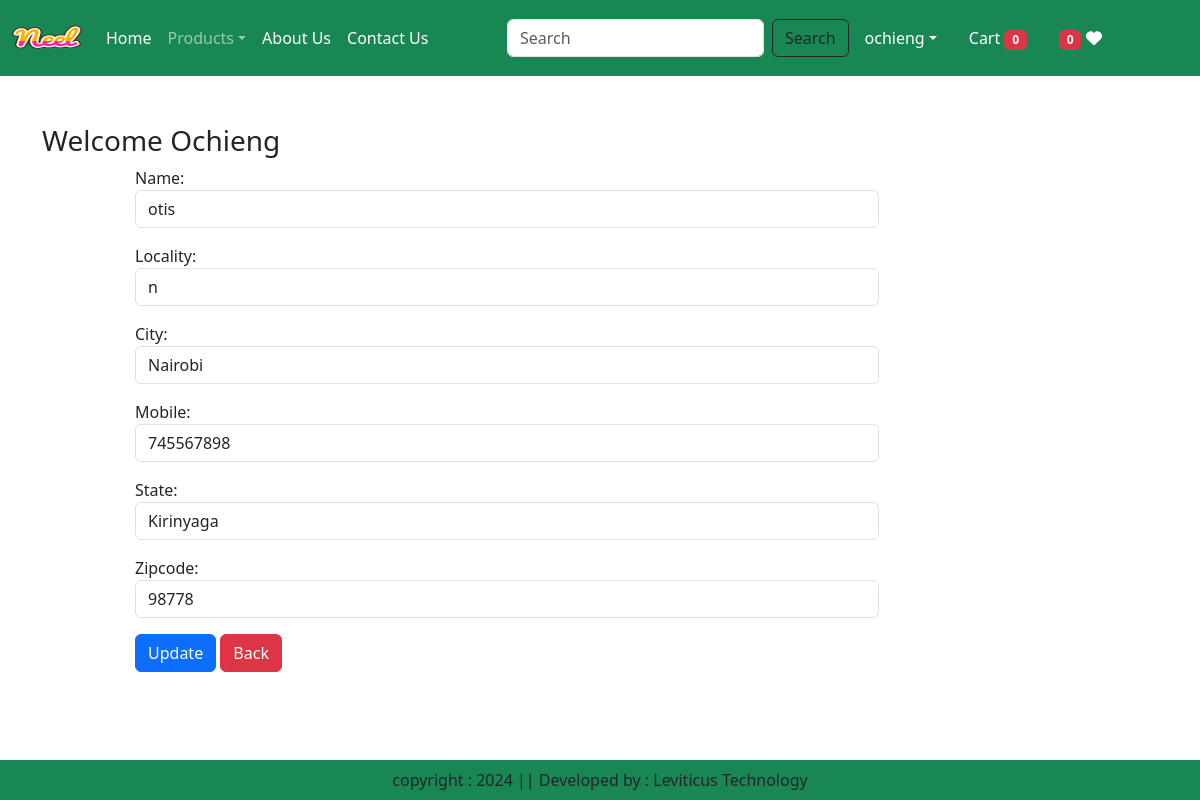
/updateAddress/1/ (signed in), run on the app's committed database.
### app/models.py (models this page shows, shortened)
class Customer(models.Model):
    user = models.ForeignKey(User,on_delete=models.CASCADE)
    name = models.CharField(max_length=200)
    locality = models.CharField(max_length=200)
    city = models.CharField(max_length=50)
    mobile = models.IntegerField(default=0)
    zipcode = models.IntegerField()
    state = models.CharField(choices=STATE_CHOICES, max_length=100)

### app/views.py (the view, shortened to what this page needs)
# urls.py: path('updateAddress/<int:pk>/', views.updateAddress.as_view(), name='updateAddress'),
class updateAddress(View):
    def get(self, request, pk):
        add = get_object_or_404(Customer, pk=pk)
        form = CustomerProfileForm(instance=add)
        total_cart_items = Cart.objects.filter(user=request.user).count()
        total_wishlist_items = Wishlist.objects.filter(user=request.user).count()
        return render(request, 'app/updateAddress.html', {
            'form': form,
            'add': add,
            'total_cart_items': total_cart_items,
            'total_wishlist_items': total_wishlist_items,
        })

### app/forms.py
class CustomerProfileForm(forms.ModelForm):
    class Meta:
        model = Customer
        fields = ['name', 'locality', 'city', 'mobile', 'state', 'zipcode']
        widgets = {
            'name': forms.TextInput(attrs={'class': 'form-control'}),
            'locality': forms.TextInput(attrs={'class': 'form-control'}),
            'city': forms.TextInput(attrs={'class': 'form-control'}),
            'mobile': forms.NumberInput(attrs={'class': 'form-control'}),
            'state': forms.Select(attrs={'class': 'form-control'}),
            'zipcode': forms.NumberInput(attrs={'class': 'form-control'}),
        }

### app/templates/app/updateAddress.html (shortened to what this page needs)
{% extends "app/base.html" %}
{% load static %}
{% block main-content %}
<div class="container my-5">
    <div class="row">
        <h3>Welcome <span class="text-capitalize">{{ request.user }}</span></h3>
    </div>
    <div class="col-sm-8 offset-sm-1">
        <form action="" method="post">
            {% for fm in form %}
                <div class="mb-3">
                    {{ fm.label_tag }} {{ fm }}
                </div>
            {% endfor %}
            <div class="col-12 mt-3">
                <button type="submit" class="btn btn-primary">Update</button>
                <a href="{% url 'address' %}" type="button" class="btn btn-danger">Back</a>
            </div>
        </form>
    </div>
</div>
{% endblock main-content %}

### app/templates/app/base.html (shortened to what this page needs)
<!DOCTYPE html>
<html lang="en">
{% load static %}
<head>
    <link href="https://cdn.jsdelivr.net/npm/bootstrap@5.3.3/dist/css/bootstrap.min.css" rel="stylesheet">
    <link rel="stylesheet" href="{% static 'app/css/owl.carousel.min.css' %}"/>
       <link rel="stylesheet" href="{% static 'css/bootstrap.min.css' %}">
    <link rel="stylesheet" href="{% static 'app/css/all.min.css' %}"/>
    <link rel="stylesheet" href="{% static 'app/css/style.css' %}"/>
</head>
<body>
    <nav class="navbar navbar-expand-lg navbar-dark bg-success">
        <div class="container-fluid">
            <a class="navbar-brand" href="#">
                <img src="{% static 'app/images/neel.png' %}" width="70" height="50" alt="Brand Logo">
            </a>
            <div class="collapse navbar-collapse" id="navbarSupportedContent">
                <ul class="navbar-nav me-auto mb-2 mb-lg-0">
                    <li class="nav-item">
                    {% if request.user.is_authenticated %}
                        <a class="nav-link active" aria-current="page" href="/">Home</a>
                    </li>
                    <li class="nav-item dropdown">
                        <a class="nav-link dropdown-toggle" href="#" role="button" data-bs-toggle="dropdown" aria-expanded="false">Products</a>
                    </li>
                    <li class="nav-item">
                        <a class="nav-link text-white" href="{% url 'about' %}">About Us</a>
                    </li>
                    <li class="nav-item">
                        <a class="nav-link text-white" href="{% url 'contact' %}">Contact Us</a>
                    </li>
                </ul>
                <form class="d-flex" role="search" action="/search">
                    <input class="form-control me-2" type="search" placeholder="Search" name="search"a ria-label="Search">
                    <button class="btn btn-outline-dark" type="submit">Search</button>
                </form>
                <ul class="navbar-nav me-auto mb-2 mb-lg-0">
                    <li class="nav-item dropdown mx-2">
                        <a class="nav-link dropdown-toggle text-white" href="#" id="profileDropdown" role="button" data-bs-toggle="dropdown" aria-expanded="false">{{ request.user.username }}</a>
                    </li>
                   <li class="nav-item mx-2">
                        <a href="{% url 'showcart' %}" class="nav-link text-white">
                            {% if totalitem > 0 %}
                                {{ totalitem }} Cart
                                <span class="badge bg-warning">{{ totalitem }}</span>
                            {% else %}
                                Cart
                                <span class="badge bg-danger">0</span>
                            {% endif %}
                        </a>
                    </li>
                    <li class="nav-item mx-2">
                        <a href="#" class="nav-link text-white">
                            <span class="badge bg-danger">
                                {% if wishitem > 0 %}
                                    {{ wishitem }}
                                {% else %}
                                    0
                                {% endif %}
                            </span>
                            <i class="fa fa-heart"></i>
                        </a>
                    </li>
                    {% endif %}
                </ul>
            </div>
        </div>
    </nav>
    {% block main-content %}{% endblock main-content %}
    <footer class="container-fluid fixed-bottom bg-success text-center p-2 mt-5">
        copyright : 2024 || Developed by : Leviticus Technology
    </footer>
</body>
</html>

### data on the page
Customer: form "otis" "n" "Nairobi" "745567898" "Kirinyaga" "98778"

### other printed values
{{ request.user.username }} "ochieng"
{{ request.user }} "Ochieng"
{{ fm.label_tag }} "Name:" "Locality:" "City:" "Mobile:" "State:" "Zipcode:"
